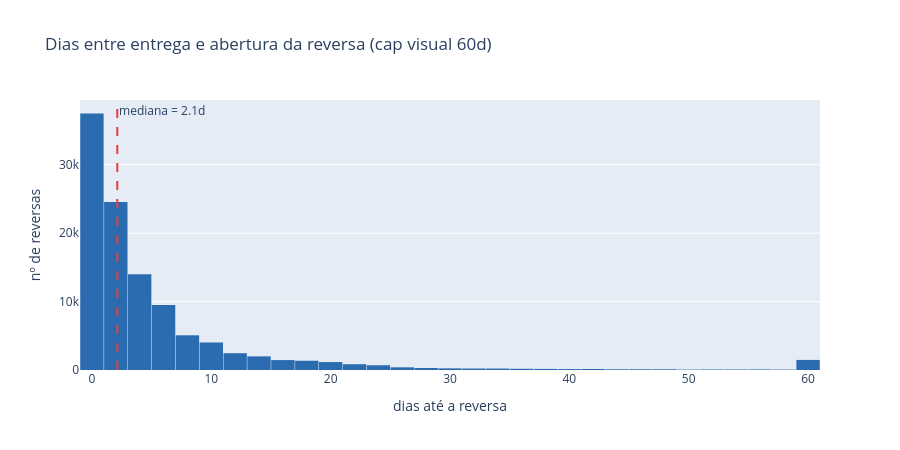

Notebook source saved alongside this figure:
### Markdown cell above
## 3. Distribuição geral — quantos dias até abrir a reversa

### Code cell
pcts = [0.10, 0.25, 0.50, 0.75, 0.90, 0.95]
resumo_geral = dfv["dias_ate_reversa"].describe(percentiles=pcts).round(2)
print(resumo_geral)

# marcos práticos
for d in [1, 2, 7, 15, 30]:
    frac = (dfv["dias_ate_reversa"] <= d).mean()
    print(f"% das reversas abertas em até {d:>2}d após a entrega: {frac:.1%}")

# histograma interativo (cap visual em 60d para leitura)
cap = dfv["dias_ate_reversa"].clip(upper=60)
med = dfv["dias_ate_reversa"].median()

fig = px.histogram(cap, nbins=60, title="Dias entre entrega e abertura da reversa (cap visual 60d)",
                    labels={"value": "dias até a reversa"}, color_discrete_sequence=["#2b6cb0"])
fig.add_vline(x=med, line_dash="dash", line_color="#e53e3e",
              annotation_text=f"mediana = {med:.1f}d", annotation_position="top right")
fig.update_layout(xaxis_title="dias até a reversa", yaxis_title="nº de reversas", showlegend=False,
                   bargap=0.02, height=450)

fig.show()

### Figure 1 — Plotly figure (JSON) as saved in the notebook; plotly's stock layout.template omitted (floating-point values rounded to 4 significant figures; data arrays with more than 128 entries replaced by an {"elided": "..."} marker saying what was removed)
{"data": [{"bingroup": "x", "hovertemplate": "variable=dias_ate_reversa<br>dias até a reversa=%{x}<br>count=%{y}<extra></extra>", "legendgroup": "dias_ate_reversa", "marker": {"color": "#2b6cb0", "pattern": {"shape": ""}}, "name": "dias_ate_reversa", "nbinsx": 60, "orientation": "v", "showlegend": true, "type": "histogram", "x": {"elided": "108766 float values"}, "xaxis": "x", "yaxis": "y"}], "layout": {"annotations": [{"showarrow": false, "text": "mediana = 2.1d", "x": 2.125, "xanchor": "left", "xref": "x", "y": 1, "yanchor": "top", "yref": "y domain"}], "bargap": 0.02, "barmode": "relative", "height": 450, "legend": {"title": {"text": "variable"}, "tracegroupgap": 0}, "shapes": [{"line": {"color": "#e53e3e", "dash": "dash"}, "type": "line", "x0": 2.125, "x1": 2.125, "xref": "x", "y0": 0, "y1": 1, "yref": "y domain"}], "showlegend": false, "title": {"text": "Dias entre entrega e abertura da reversa (cap visual 60d)"}, "xaxis": {"anchor": "y", "domain": [0, 1], "title": {"text": "dias até a reversa"}}, "yaxis": {"anchor": "x", "domain": [0, 1], "title": {"text": "nº de reversas"}}}}
